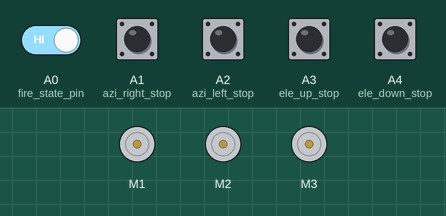
A sketch run on a simulated Arduino Uno, built with avr-gcc and run on an emulated ATmega328P. Parts: 3 × DC motor (green arrow = forward, orange = backward, longer = faster). The test bench sets the inputs (shaded band); at power-on: A0 (fire_state_pin), A1 (azi_right_stop), A2 (azi_left_stop), A3 (ele_up_stop), A4 (ele_down_stop) HIGH.

Above: at 1.2 s.
1.3 s: A0 (fire_state_pin) driven LOW
At 2.1 s:
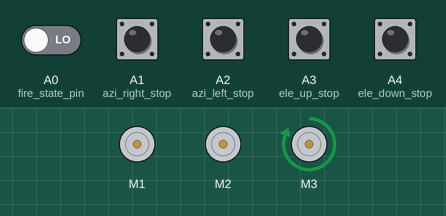
2.8 s: A0 (fire_state_pin) driven HIGH
At 3.3 s:
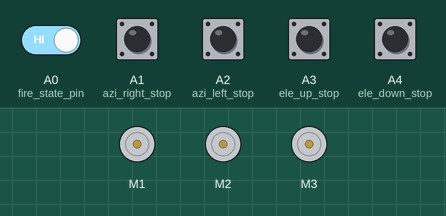
Timing chart, 0 to 5.8 s (numbered marks = the images above; inputs shaded):
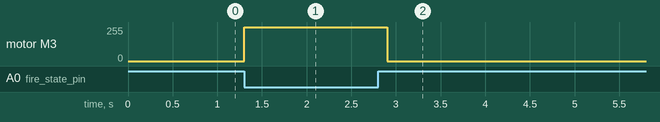

The sketch:

rlaunch.ino
```cpp
#include <AFMotor.h>


// constants won't change. They're used here to set pin numbers and motor speed values:
const int azi_left_stop = A2;     // the number of the azimuth left stop switch pin
const int azi_right_stop = A1;    // the number of the azimuth right stop switch pin
const int ele_down_stop = A4;     // the number of the elevation down stop switch pin
const int ele_up_stop = A3;       // the number of the elevation up stop switch pin
//const int rocket1 = 2;      // the number of the "rocktet1 inserted" pin
//const int rocket2 = 13;     // the number of the "rocktet2 inserted" pin
//const int rocket3 = A5;     // the number of the "rocktet3 inserted" pin
const int fire_state_pin = A0;  // the number of the fire_state pin for the 3 round fire mechanism
const int spd_low = 150;    // low speed value
const int spd_high = 255;   // high speed value


// variables will change:
int azi_left_stop_state = 0;         // variable for reading the azimuth left stop switch status
int azi_right_stop_state = 0;         // variable for reading the azimuth right stop switch status
int ele_down_stop_state = 0;         // variable for reading the elevation down stop switch status
int ele_up_stop_state = 0;         // variable for reading the elevation up stop switch status
int spd = 0;    // variable for speed: 0 -> low, 1 -> high, for values see constants
int spd_var = 100;    // variable for speed value
int go_azi_left = 0;   // variable for azimuth turn left command
int go_azi_right = 0;   // variable for azimuth turn right command
int go_ele_down = 0;   // variable for elevation turn down command
int go_ele_up = 0;   // variable for elevation turn up command
int fire_shot = 0;   // variable for rocket fire signal status
int fire_state = 0; // variable for fire mechanics state
int fire_state_old = 1; // variable for signal detection
char x = 0;   //variable for serial input
int fail = 0;   // variable for validating connection status
int fire_initial_pos = 0; //variable for positioning fire mechanics at first startup


void getDataFromPC();
void analyze_byte();
void setspeed();
void azimuth();
void elevation();
void fire();
//void sec();


// unsigned long currentMillis = 0;
// unsigned long previousMillis = 0;        // will store last time data was recieved


AF_DCMotor azi_motor(1, MOTOR12_8KHZ);  // azimuth motor on port 1
AF_DCMotor ele_motor(2, MOTOR12_8KHZ);  // elevation motor on port 2
AF_DCMotor fire_motor(3);   // fire motor on port 3


void setup() {    // put your setup code here, to run once:

  // initialize the input/output pins:
  pinMode(azi_left_stop, INPUT);
  pinMode(azi_right_stop, INPUT);
  pinMode(ele_down_stop, INPUT);
  pinMode(ele_up_stop, INPUT);
  pinMode(fire_state_pin, INPUT);
  // pinMode(rocket1, INPUT);
  // pinMode(rocket2, INPUT);
  // pinMode(rocket3, INPUT);

  // set up Serial library at 9600 bps
  Serial.begin(9600);
  //Serial.println("Arduino is ready");
}


void loop() {

  getDataFromPC();
  analyze_byte();
  setspeed();
  azimuth();
  elevation();
  fire();
//  sec();
}


void getDataFromPC() {

    // receive data from PC and save it into inputBuffer
  if(Serial.available() > 0) {
    x = Serial.read();
  }
}


void analyze_byte() {

  if(x&(1<<0))   {    //bit 0 is set
    spd = 1;
  }
  else  {
    spd = 0;
  }

  if(x&(1<<1))   {    //bit 1 is set
    go_azi_left = 1;
  }
  else {
    go_azi_left = 0;
  }

  if(x&(1<<2))  {    //bit 2 is set
    go_azi_right = 1;
  }
  else  {
    go_azi_right = 0;
  }

  if(x&(1<<3))  {    //bit 3 is set
    go_ele_down = 1;
  }
  else  {
    go_ele_down = 0;
  }

  if(x&(1<<4))  {    //bit 4 is set
    go_ele_up = 1;
  }
  else  {
    go_ele_up = 0;
  }

  if(x&(1<<5))   {    //bit 5 is set
    fire_shot = 1;
  }
  else  {
    fire_shot = 0;
  }
}


void setspeed() {
  if(spd == 1)  {
    spd_var = spd_high;
  }
  if(spd == 0)  {
    spd_var = spd_low;
  }
}


void azimuth()  {

    azi_left_stop_state = digitalRead(azi_left_stop);
    azi_right_stop_state = digitalRead(azi_right_stop);

    // turn left
    if (go_azi_left == 1 && azi_left_stop_state == 0) {
      azi_motor.run(RELEASE);  // turn on azimuth motor
      azi_motor.setSpeed(spd_var);
      azi_motor.run(FORWARD);
      //Serial.println("azimuth left");
    }

    // turn right
    if (go_azi_right == 1 && azi_right_stop_state == 0) {
      azi_motor.run(RELEASE);  // turn on azimuth motor
      azi_motor.setSpeed(spd_var);
      azi_motor.run(BACKWARD);
      //Serial.println("azimuth right");
    }

    // left end stop
    if (go_azi_left == 1 && azi_left_stop_state == 1) {
      go_azi_left = 0;
    }

    // right end stop
    if (go_azi_right == 1 && azi_right_stop_state == 1) {
      go_azi_right = 0;
    }

    // power down azimuth motor
    if (go_azi_left == 0 && go_azi_right == 0)  {
      azi_motor.run(RELEASE);
    }
}


void elevation()  {

    ele_down_stop_state = digitalRead(ele_down_stop);
    ele_up_stop_state = digitalRead(ele_up_stop);

    // turn down
    if (go_ele_down == 1 && ele_down_stop_state == 0) {
      ele_motor.run(RELEASE);    // turn on elevation motor
      ele_motor.setSpeed(spd_var);
      ele_motor.run(FORWARD);
      //Serial.println("elevation down");
    }

    // turn up
    if (go_ele_up == 1 && ele_up_stop_state == 0) {
      ele_motor.run(RELEASE);    // turn on elevation motor
      ele_motor.setSpeed(spd_var);
      ele_motor.run(BACKWARD);
      //Serial.println("elevation up");
    }

    // lower end stop
    if (go_ele_down == 1 && ele_down_stop_state == 1) {
      go_ele_down = 0;
    }

    // upper end stop
    if (go_ele_up == 1 && ele_up_stop_state == 1) {
      go_ele_up = 0;
    }

    // power down elevation motor
    if (go_ele_down == 0 & go_ele_up == 0)  {
      ele_motor.run(RELEASE);
    }
}


void fire()  {

fire_state = digitalRead(fire_state_pin);

  // move fire mechanism in correct position if out of initial position (powerdown while fireing)
  if (fire_initial_pos == 0 && fire_state == 0)  {
    fire_motor.run(RELEASE);    // turn on fire motor
    fire_motor.setSpeed(255);
    fire_motor.run(FORWARD);
    //Serial.println("fire_Motor initial run");
    fire_initial_pos = 1;
  }

  if (fire_shot == 1 && fire_state == 1) {
    fire_motor.run(RELEASE);    // turn on fire motor
    fire_motor.setSpeed(255);
    fire_motor.run(FORWARD);
    //Serial.println("fire_Motor running");
  }

  if (fire_state == 0) {
    fire_state_old = fire_state;
  }

  // power down fire motor
  if (fire_state == 1 && fire_state_old == 0)  {
    delay(100); // move fire mechaics a bit further to prevent the switch not to be pressed enough
    fire_motor.run(RELEASE);
    fire_state_old = fire_state;
  }
}

/*
void sec()  {

  if(millis() >= previousMillis + 200) {
        // shut down the motors
      azi_motor.run(RELEASE);
      ele_motor.run(RELEASE);
      fail = 1;
  }
    if(millis() < previousMillis + 200) {
      fail = 0;
  }
}
*/
```

Measured:
- after the input at 1.3 s, motor M3: stopped → forward 255/255 at once
- after the input at 2.8 s, motor M3: forward 255/255 → stopped after 0.10 s
